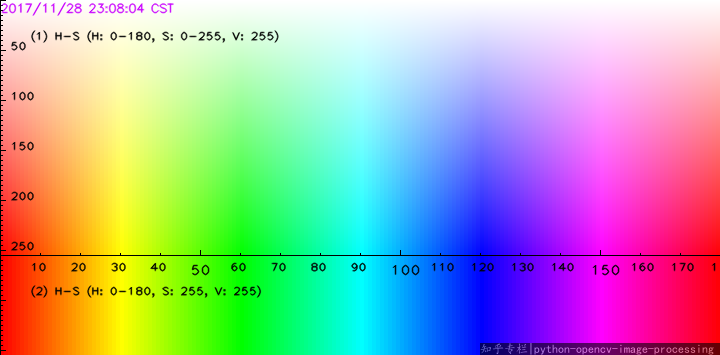
#> input picture z10_cv2_Adaptive_Threshold/TSKh8.png, 720 x 355 px
$ jupyter execute cv10_AdaptiveThreshold.ipynb
#> lines starting #> are read from the running program, lines starting #| are printed output that depends on the picture; after the words box and inside, x2 and y2 are one past the last pixel; in counts of white or black regions, pixels touching at a corner belong together
[cell 1]
import cv2
import numpy as np
from matplotlib import pyplot as plt

[cell 2]
img = cv2.imread('TSKh8.png')
#> img is the input picture: shape (355, 720, 3); mean B, G, R 170.7, 171.1, 169.8

[cell 3]
ret,thresh1 = cv2.threshold(img,127,255,cv2.THRESH_BINARY)
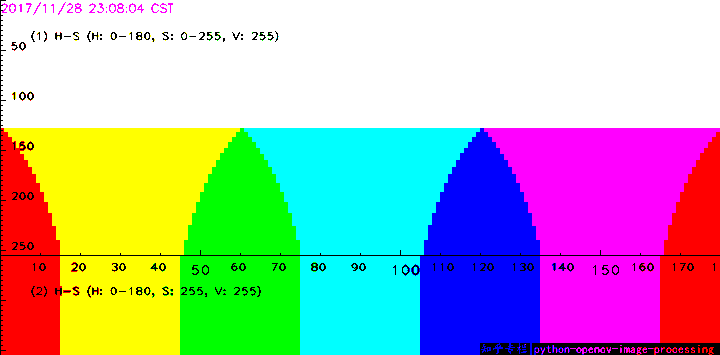
#> thresh1: shape (355, 720, 3); mean B, G, R 175.9, 176.6, 175.2
ret,thresh2 = cv2.threshold(img,127,255,cv2.THRESH_BINARY_INV)
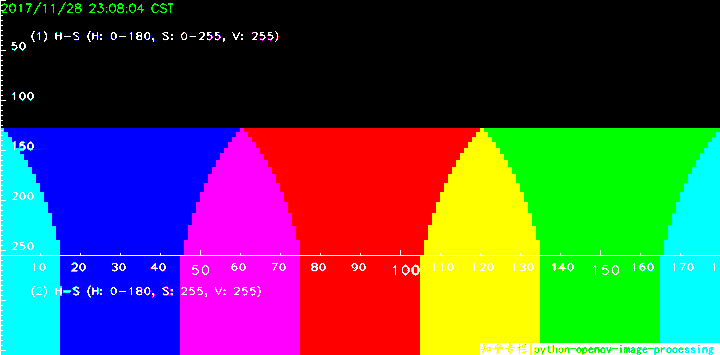
#> thresh2: shape (355, 720, 3); mean B, G, R 79.1, 78.4, 79.8
ret,thresh3 = cv2.threshold(img,127,255,cv2.THRESH_TRUNC)
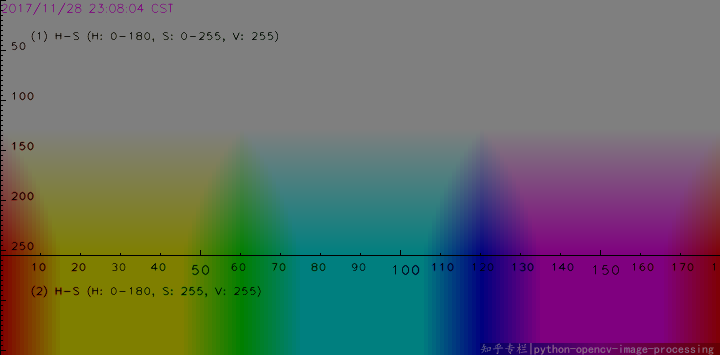
#> thresh3: shape (355, 720, 3); mean B, G, R 102.1, 102.3, 101.9
ret,thresh4 = cv2.threshold(img,127,255,cv2.THRESH_TOZERO)
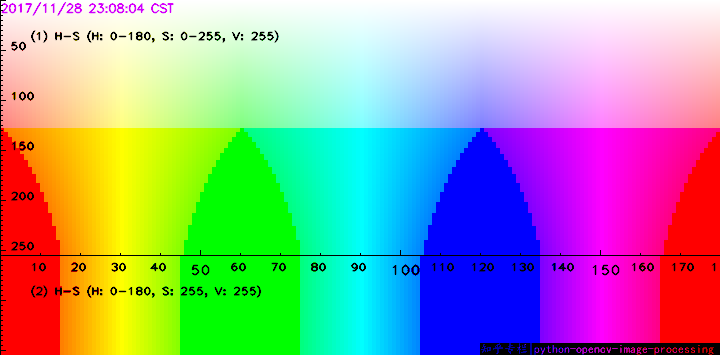
#> thresh4: shape (355, 720, 3); mean B, G, R 156.2, 156.8, 155.2
ret,thresh5 = cv2.threshold(img,127,255,cv2.THRESH_TOZERO_INV)
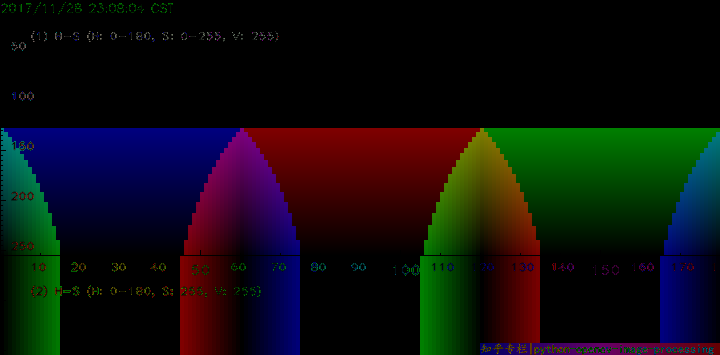
#> thresh5: shape (355, 720, 3); mean B, G, R 14.5, 14.4, 14.6

[cell 4]
titles = ['Original Image','BINARY','BINARY_INV','TRUNC','TOZERO','TOZERO_INV']
images = [img, thresh1, thresh2, thresh3, thresh4, thresh5]

[cell 5]
for i in range(6):
    plt.subplot(2,3,i+1),plt.imshow(images[i],'gray')
    plt.title(titles[i])
    plt.xticks([]),plt.yticks([])

plt.show()
#> figure, not shown here; B, G, R data is drawn as R, G, B

[cell 6]
img = cv2.imread('sudoku.png',0)
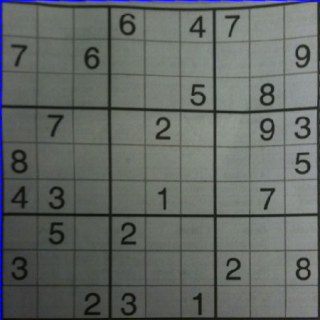
#> input picture z10_cv2_Adaptive_Threshold/sudoku.png, 320 x 320 px
#> img: shape (320, 320); min 8, max 155, mean 101.1
img = cv2.medianBlur(img,5)
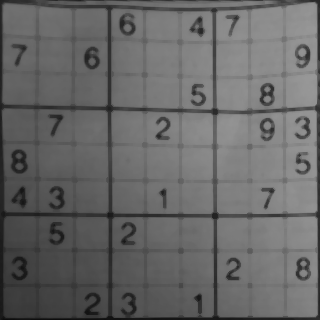
#> img: shape (320, 320); min 12, max 152, mean 102.8

ret,th1 = cv2.threshold(img,127,255,cv2.THRESH_BINARY)
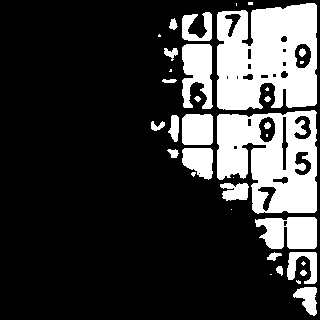
#> th1: shape (320, 320); 23.1% white; 36 white regions (13 under 20 px), largest, box (x1, y1, x2, y2) and area: (217, 3, 317, 110) 8749, (217, 110, 317, 214) 7264, (255, 217, 317, 249) 1599

[cell 7]
plt.imshow(th1)

Python: cv2.adaptiveThreshold(src, maxValue, adaptiveMethod, thresholdType, blockSize, C[, dst]) → dst

[cell 8]
th2 = cv2.adaptiveThreshold(img,255,cv2.ADAPTIVE_THRESH_MEAN_C,
                            cv2.THRESH_BINARY,11,2)
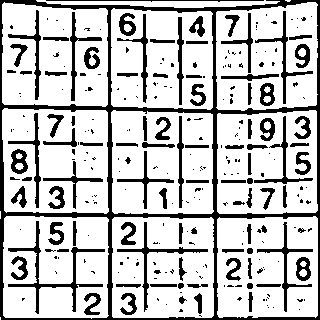
#> th2: shape (320, 320); 76.8% white; 274 black regions (179 under 20 px), largest, box (x1, y1, x2, y2) and area: (0, 0, 320, 320) 8518, (8, 221, 105, 314) 968, (117, 222, 208, 312) 588
plt.imshow(th2)

[cell 9]
th3 = cv2.adaptiveThreshold(img,255,cv2.ADAPTIVE_THRESH_GAUSSIAN_C,
                            cv2.THRESH_BINARY,13,2)
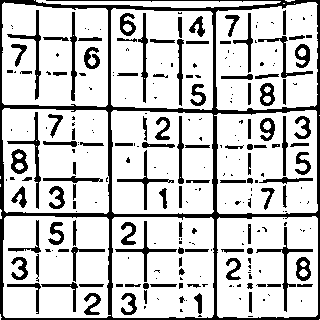
#> th3: shape (320, 320); 78.9% white; 251 black regions (138 under 20 px), largest, box (x1, y1, x2, y2) and area: (0, 0, 320, 320) 8229, (256, 227, 313, 312) 451, (7, 112, 41, 209) 410
plt.imshow(th3)
